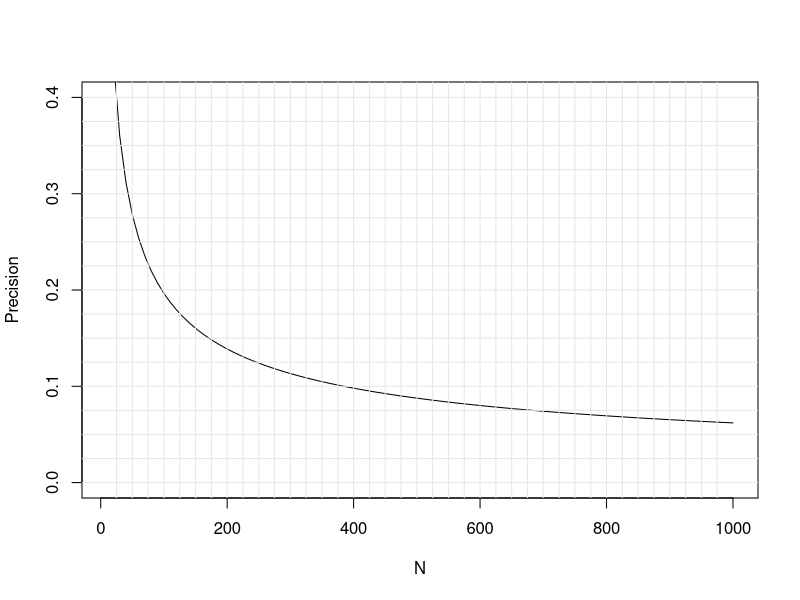

The R script that drew this image: (Note: this script raises an error after producing the figure.)
## ---- chunk 1
require(Hmisc)
knitrSet(lang='blogdown')
## ---- chunk 2
plotCorrPrecision(rho=0, n=seq(10, 1000, length=100), ylim=c(0, .4), method='none')
abline(h=seq(0, .4, by=0.025), v=seq(25, 975, by=25), col=gray(.9))
## ---- chunk 3
#| fig-cap: "Simulated expected maximum error in estimating probabilities for x ∈ [-1.5, 1.5] with a single normally distributed X with mean zero.  The true relationship between X and P(Y=1 | X) is assumed to be logit(Y=1) = X.  The logistic model fits that are repeated in the simulation assume the relationship is linear, but estimates the slope and intercept.  In reality, we wouldn't know that a relationship is linear, and if we allowed it to be nonlinear there would be a bit more variance to the estimated curve, resulting in larger average absolute errors than what are shown in the figure (see below)."
# X  = universe of X values if X considered fixed, in random order
# xp = grid of x values at which to obtain and judge predictions
require(rms)
sim <- function(assume = c('linear', 'smooth'),
                X, 
                ns=seq(25, 300, by=25), nsim=1000,
                xp=seq(-1.5, 1.5, length=200), sigma=1.5) {
    assume <- match.arg(assume)
    maxerr <- numeric(length(ns))
    pactual <- plogis(xp)
    xfixed  <- ! missing(X)

    j <- 0
    worst <- nsim
    for(n in ns) {
        j <- j + 1
        maxe <- 0
        if(xfixed) x <- X[1 : n]
        nsuccess <- 0
        for(k in 1 : nsim) {
            if(! xfixed) x <- rnorm(n, 0, sigma)
            P <- plogis(x)
            y <- ifelse(runif(n) <= P, 1, 0)
            f <- switch(assume,
                        linear = lrm(y ~ x),
                        smooth = lrm(y ~ rcs(x, 4)))
            if(length(f$fail) && f$fail) next
            nsuccess <- nsuccess + 1
            phat <- predict(f, data.frame(x=xp), type='fitted')
            maxe <- maxe + max(abs(phat - pactual))
        }
        maxe <- maxe / nsuccess
        maxerr[j] <- maxe
        worst <- min(worst, nsuccess)
    }
    if(worst < nsim) cat('For at least one sample size, could only run', worst, 'simulations\n')
    list(x=ns, y=maxerr)
}
plotsim <- function(object, xlim=range(ns), ylim=c(0.04, 0.2)) {
    ns <- object$x;  maxerr <- object$y
    plot(ns, maxerr, type='l', xlab='N', xlim=xlim, ylim=ylim,
         ylab=expression(paste('Average Maximum  ', abs(hat(P) - P))))
    minor.tick()
    abline(h=c(.05, .1, .15), col=gray(.85))
}
set.seed(1)
X <- rnorm(300, 0, sd=1.5)   # Allows use of same X's for both simulations
simrun <- TRUE
# If blogdown handled caching, would not need to manually cache with Load and Save
if(simrun) Load(errLinear) else {
    errLinear <- sim(assume='linear', X=X)
    Save(errLinear)
}
plotsim(errLinear)
## ---- chunk 4
#| fig-cap: "Estimated mean maximum (over X) absolute errors in estimating P(Y=1) when X is not assumed to predict the logit linearly (black line).  The earlier estimates when linearity was assumed are shown with a gray scale line.  Restricted cubic splines could not be fitted for n=25."
set.seed(1)
if(simrun) Load(errSmooth) else {
    errSmooth <- sim(assume='smooth', X=X, ns=seq(50, 300, by=25))
    Save(errSmooth)
}
plotsim(errSmooth, xlim=c(25, 300))
lines(errLinear, col=gray(.8))
